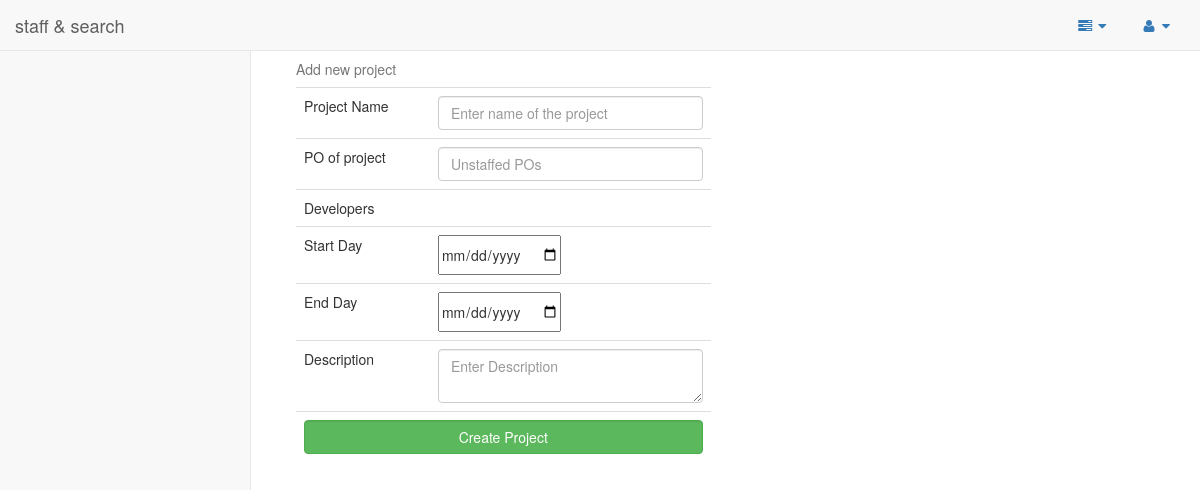
/admin/new_project.php, run on an earlier commit of the app's database.
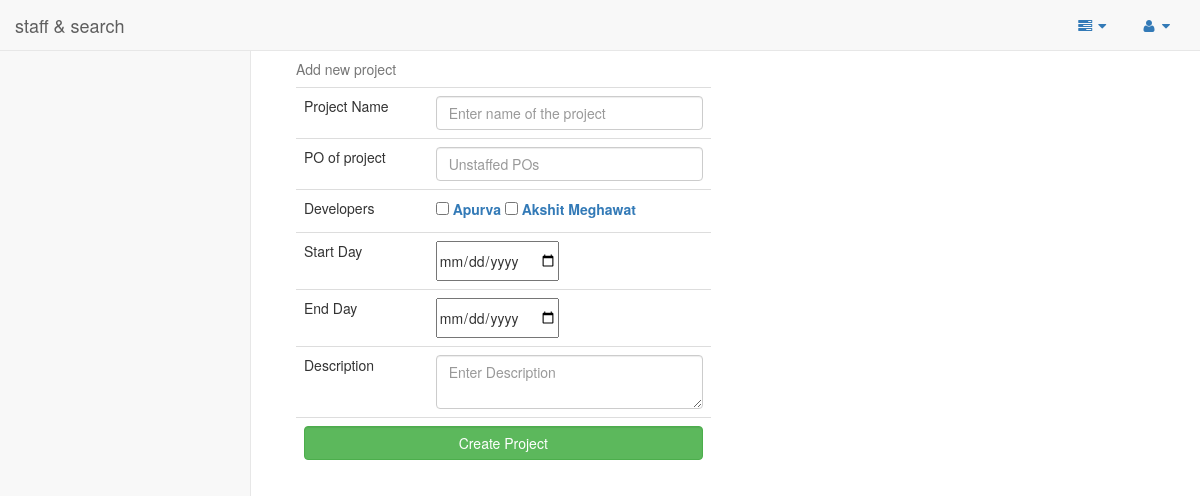
And on a later commit of the database.
### tables this page shows
CREATE TABLE IF NOT EXISTS `developer_project_map` (
`id` int(11) NOT NULL,
  `dev_id` int(11) NOT NULL,
  `project_id` int(11) NOT NULL,
  `tech` text NOT NULL
);

CREATE TABLE IF NOT EXISTS `developers` (
`dev_id` int(11) NOT NULL,
  `name` varchar(20) NOT NULL,
  `github_profile` text NOT NULL,
  `tech` text NOT NULL
);

### admin/new_project.php (the view, shortened to what this page needs)
<?php
include("header.php");
?>
<body>
  <div id="wrapper">
    <?php
    include 'side_and_menu.php';
    ?>
    <?php
    function valid_project($pr_id)
    {
      $res = mysql_query("select * from projects where project_id = '$pr_id' and end_day < curdate()");
      if ($res)
      {
        $response = mysql_fetch_array($res);
        if(count($response) > 1)
          return true;
      }
      else
      {
        return false;
      }
    }
    $list_of_devs ="select *
    from developers devs LEFT OUTER JOIN developer_project_map map
    on devs.dev_id = map.dev_id
    order by map.project_id desc
    ";
    $dev_lists = mysql_query($list_of_devs);
    ?>
  <div id="page-wrapper">
    <div class="col-md-6">
      <form method="POST" action="new_project_submit.php">
        <table class="table">
          <caption>Add new project</caption>
          <tbody>
            <tr>
              <td>Project Name</td>
              <td><input type="text" placeholder="Enter name of the project" class="form-control" name="project_name" autocomplete="off"></td>
            </tr>
            <tr>
              <td>PO of project</td>
              <td><input type="text" placeholder="Unstaffed POs" list = "pos" class="form-control" name="po_name" autocomplete="off"></td>
            </tr>
            <tr>
              <td>Developers</td>
              <td>
                <?php
                $array = array();
                while ($row = mysql_fetch_array($dev_lists)) {
                  if (!in_array($row["0"], $array))
                {
                  array_push($array, $row["0"]);
                  if(valid_project($row["project_id"]) || is_null($row["project_id"]))
                  {
                    echo "<label><input type='checkbox' name=devs[] value='".$row['0']."'> <a href='show_employee_details.php?id=".$row['0']."'>".$row['1']."</a> </label> ";
                  }
                }
                }
                ?>
              </td>
            </tr>
            <tr>
              <td>Start Day</td>
              <td><input type="date" name="start_day"></td>
            </tr>
            <tr>
              <td>End Day</td>
              <td><input type="date" name="end_day"></td>
            </tr>
            <tr>
            <td>Description</td>
              <td><textarea name="desc" class="form form-control" placeholder="Enter Description"></textarea></td>
            </tr>
            <tr>
              <td colspan="2">
                <input type="submit" name="sub" value="Create Project" class="btn btn-success form-control">
              </td>
            </tr>
          </tbody>
        </table>
      </form>
    </div>
  </div>
</div>
</body>
</html>

What changed in the data, as far as the page shows it:
added developer_project_map: dev.name "Apurva"
added developer_project_map: dev.name "Akshit Meghawat"
